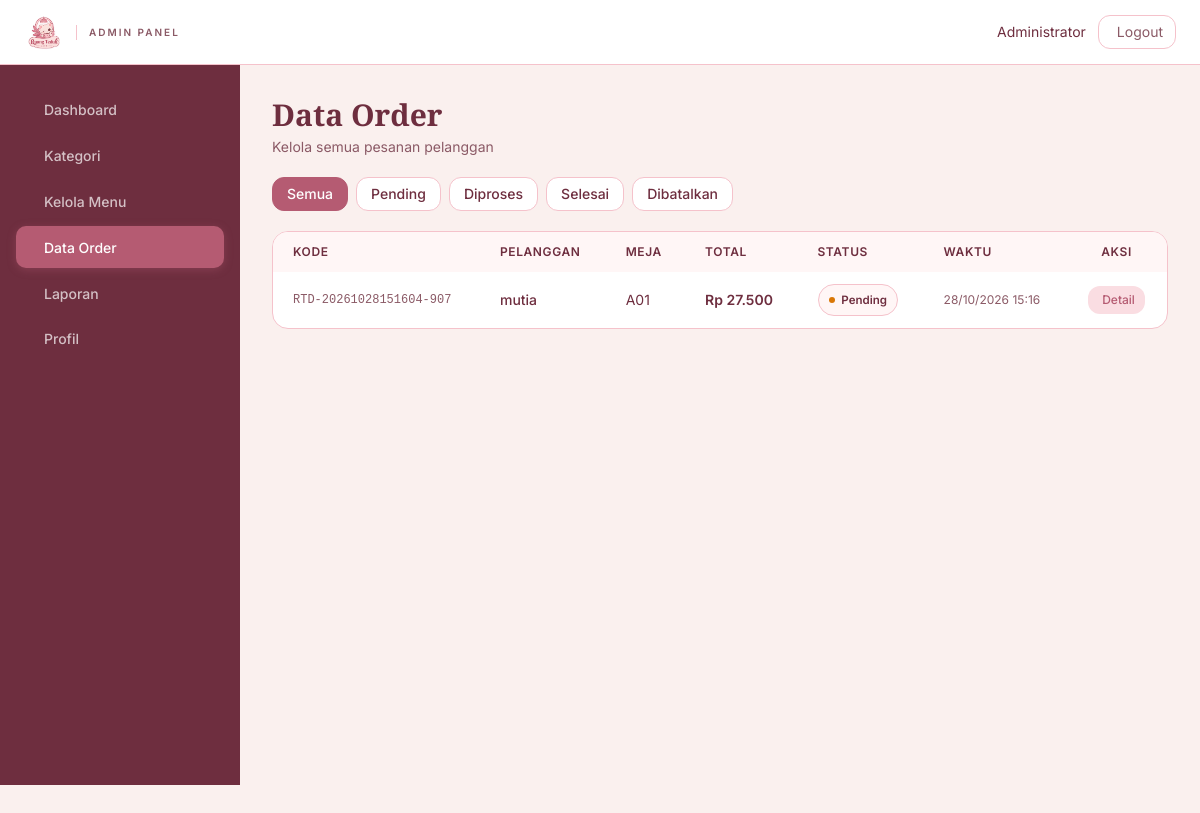
Page /admin/order.php (signed in) on the committed database.
### tables this page shows
CREATE TABLE `orders` (
  `id` int(11) UNSIGNED NOT NULL,
  `kode_order` varchar(30) NOT NULL,
  `pelanggan_id` int(11) UNSIGNED NOT NULL,
  `no_meja` varchar(10) NOT NULL,
  `subtotal` decimal(12,2) NOT NULL DEFAULT 0.00,
  `pajak` decimal(12,2) NOT NULL DEFAULT 0.00,
  `total_harga` decimal(12,2) NOT NULL DEFAULT 0.00,
  `metode_bayar` enum('cash','qris','debit','transfer') NOT NULL DEFAULT 'cash',
  `status` enum('pending','diproses','selesai','dibatalkan') NOT NULL DEFAULT 'pending',
  `catatan` text DEFAULT NULL,
  `waktu_order` datetime NOT NULL DEFAULT current_timestamp(),
  `waktu_selesai` datetime DEFAULT NULL,
  `created_at` timestamp NOT NULL DEFAULT current_timestamp()
);

CREATE TABLE `pelanggan` (
  `id` int(11) UNSIGNED NOT NULL,
  `nama` varchar(100) NOT NULL,
  `no_hp` varchar(20) DEFAULT NULL,
  `no_meja` varchar(10) NOT NULL,
  `waktu_datang` datetime NOT NULL DEFAULT current_timestamp(),
  `created_at` timestamp NOT NULL DEFAULT current_timestamp()
);

### includes/helpers.php (called while the page is built, shortened)
<?php
if (!function_exists('rupiah')) {
    function rupiah($angka) {
        return "Rp " . number_format((float)$angka, 0, ',', '.');
    }
}
?>

### admin/order.php (the view, shortened to what this page needs)
<?php
require_once '../includes/auth.php';
$filter = $_GET['status'] ?? '';
$where = "";
$q = mysqli_query($koneksi, "SELECT o.*, p.nama FROM orders o
    JOIN pelanggan p ON o.pelanggan_id = p.id
    $where ORDER BY o.waktu_order DESC");
include '../includes/header.php';
?>
<div class="min-h-screen bg-cream">
    <nav class="bg-white border-b border-border-pink py-3 px-6 sticky top-0 z-50">
        <div class="flex items-center justify-between">
            <a href="<?= $base_url; ?>admin/dashboard.php" class="flex items-center gap-3">
                <img src="<?= $base_url; ?>assets/logo-brand.png" alt="Ruang Teduh" class="h-10 w-auto object-contain">
                <span class="hidden md:inline text-[10px] uppercase tracking-[2px] text-berry-soft font-semibold pl-3 border-l border-border-pink">Admin Panel</span>
            </a>
            <div class="flex items-center gap-3">
                <span class="text-sm text-berry hidden sm:block"><?= htmlspecialchars($_SESSION['admin_nama']); ?></span>
                <a href="<?= $base_url; ?>admin/logout.php" class="inline-flex items-center gap-1.5 px-3 py-1.5 rounded-md border border-border-pink text-sm text-berry-soft hover:border-rose-dusty hover:text-rose-dusty transition-colors">
                    <i class="ph ph-sign-out"></i> Logout
                </a>
            </div>
        </div>
    </nav>
    <div class="flex">
        <aside class="sidebar-admin w-60 flex-shrink-0 hidden md:block">
            <ul class="space-y-1">
                <li><a href="<?= $base_url; ?>admin/dashboard.php" class="nav-link"><i class="ph ph-house text-lg"></i> Dashboard</a></li>
                <li><a href="<?= $base_url; ?>admin/kategori.php" class="nav-link"><i class="ph ph-tag text-lg"></i> Kategori</a></li>
                <li><a href="<?= $base_url; ?>admin/menu.php" class="nav-link"><i class="ph ph-coffee text-lg"></i> Kelola Menu</a></li>
                <li><a href="<?= $base_url; ?>admin/order.php" class="nav-link active"><i class="ph ph-receipt text-lg"></i> Data Order</a></li>
                <li><a href="<?= $base_url; ?>admin/laporan.php" class="nav-link"><i class="ph ph-chart-line-up text-lg"></i> Laporan</a></li>
                <li><a href="<?= $base_url; ?>admin/profil.php" class="nav-link"><i class="ph ph-user-circle text-lg"></i> Profil</a></li>
            </ul>
        </aside>
        <main class="flex-1 p-6 lg:p-8 min-w-0">
            <div class="mb-5">
                <h1 class="font-display text-2xl md:text-3xl font-bold text-berry mb-1">Data Order</h1>
                <p class="text-sm text-berry-soft">Kelola semua pesanan pelanggan</p>
            </div>
            <div class="flex flex-wrap gap-2 mb-5">
                <?php
                $tabs = [
                    '' => 'Semua',
                    'pending' => 'Pending',
                    'diproses' => 'Diproses',
                    'selesai' => 'Selesai',
                    'dibatalkan' => 'Dibatalkan',
                ];
                foreach ($tabs as $val => $label):
                    $active = $filter === $val;
                ?>
                <a href="<?= $base_url; ?>admin/order.php<?= $val ? '?status=' . $val : ''; ?>"
                   class="<?= $active ? 'bg-rose-dusty text-white border-rose-dusty' : 'bg-white text-berry border-border-pink hover:border-rose-dusty' ?> px-3.5 py-1.5 rounded-md border text-sm font-medium transition-colors">
                    <?= $label; ?>
                </a>
                <?php endforeach; ?>
            </div>
            <div class="bg-white rounded-lg border border-border-pink overflow-hidden">
                <div class="overflow-x-auto">
                    <table class="w-full text-sm">
                        <thead class="bg-cream-alt">
                            <tr class="text-left">
                                <th class="px-5 py-3 font-semibold text-berry text-xs uppercase tracking-wider">Kode</th>
                                <th class="px-5 py-3 font-semibold text-berry text-xs uppercase tracking-wider">Pelanggan</th>
                                <th class="px-5 py-3 font-semibold text-berry text-xs uppercase tracking-wider">Meja</th>
                                <th class="px-5 py-3 font-semibold text-berry text-xs uppercase tracking-wider">Total</th>
                                <th class="px-5 py-3 font-semibold text-berry text-xs uppercase tracking-wider">Status</th>
                                <th class="px-5 py-3 font-semibold text-berry text-xs uppercase tracking-wider">Waktu</th>
                                <th class="px-5 py-3 font-semibold text-berry text-xs uppercase tracking-wider text-center">Aksi</th>
                            </tr>
                        </thead>
                        <tbody class="divide-y divide-border-pink">
                            <?php while ($o = mysqli_fetch_assoc($q)): ?>
                            <tr class="hover:bg-cream-alt/50">
                                <td class="px-5 py-3 font-mono text-xs text-berry-soft"><?= $o['kode_order']; ?></td>
                                <td class="px-5 py-3 font-medium text-berry"><?= htmlspecialchars($o['nama']); ?></td>
                                <td class="px-5 py-3 text-berry"><?= $o['no_meja']; ?></td>
                                <td class="px-5 py-3 font-semibold text-berry"><?= rupiah($o['total_harga']); ?></td>
                                <td class="px-5 py-3">
                                    <span class="badge-status" data-status="<?= $o['status']; ?>">
                                        <span class="dot"></span>
                                        <?= ucfirst($o['status']); ?>
                                    </span>
                                </td>
                                <td class="px-5 py-3 text-berry-soft text-xs"><?= date('d/m/Y H:i', strtotime($o['waktu_order'])); ?></td>
                                <td class="px-5 py-3 text-center">
                                    <a href="<?= $base_url; ?>admin/order_detail.php?id=<?= $o['id']; ?>"
                                       class="inline-flex items-center gap-1 px-2.5 py-1.5 rounded-md bg-blush-light text-rose-dusty hover:bg-rose-dusty hover:text-white transition-colors text-xs font-medium">
                                        <i class="ph ph-eye"></i> Detail
                                    </a>
                                </td>
                            </tr>
                            <?php endwhile; ?>
                        </tbody>
                    </table>
                </div>
            </div>
        </main>
    </div>
</div>
<?php include '../includes/footer.php'; ?>

### assets/css/style.css (style rules this page uses)
:root { --rose-dusty: #B55B72; --rose-dark: #A94F67; --rose-soft: #C97A8E; --blush: #F7C8D0; --blush-light:#FADDE2; --cream: #FAF0EE; --cream-alt: #FFF6F6; --berry: #6E2E3F; --berry-soft: #8B5A66; --border-pink:#F5C2CB; --white: #FFFFFF; --shadow-xs: 0 1px 2px rgba(110, 46, 63, 0.04); --shadow-sm: 0 2px 6px rgba(110, 46, 63, 0.06); --shadow-md: 0 4px 14px rgba(110, 46, 63, 0.08); --shadow-lg: 0 12px 32px rgba(110, 46, 63, 0.10); }
* { -webkit-font-smoothing: antialiased; -moz-osx-font-smoothing: grayscale; box-sizing: border-box; }
html { scroll-behavior: smooth; }
body { font-family: 'Inter', system-ui, -apple-system, sans-serif; background-color: var(--cream); color: var(--berry); line-height: 1.6; font-size: 15px; overflow-x: hidden; }
h1, h2, h3, h4, h5, h6 { font-family: 'Playfair Display', Georgia, serif; font-weight: 700; color: var(--berry); line-height: 1.25; }
a { text-decoration: none; color: inherit; transition: color 150ms ease; }
.badge-status { display: inline-flex; align-items: center; gap: 0.4rem; padding: 0.3rem 0.65rem; border-radius: 999px; font-size: 0.72rem; font-weight: 600; background: var(--cream-alt); color: var(--berry); border: 1px solid var(--border-pink); }
.badge-status .dot { width: 6px; height: 6px; border-radius: 50%; display: inline-block; }
.badge-status[data-status="pending"] .dot { background: #d97706; }
.sidebar-admin { background: var(--berry); min-height: calc(100vh - 80px); padding: 1.5rem 1rem; position: sticky; top: 80px; align-self: flex-start; height: calc(100vh - 80px); overflow-y: auto; }
.sidebar-admin .nav-link { display: flex; align-items: center; gap: 0.75rem; padding: 0.65rem 1rem; border-radius: 10px; color: rgba(255, 255, 255, 0.7); font-weight: 500; font-size: 0.875rem; margin-bottom: 0.25rem; transition: all 150ms ease; }
.sidebar-admin .nav-link.active { background: var(--rose-dusty); color: var(--white); box-shadow: 0 2px 8px rgba(181, 91, 114, 0.35); }

### rows in the picture
orders: kode_order "RTD-20261028151604-907", pelanggan.nama "mutia", no_meja "A01", total_harga "Rp 27.500", status "Pending", waktu_order "28/10/2026 15:16"

### other values in the picture
$_SESSION['admin_nama'] "Administrator"
$label "Semua"
$label "Pending"
$label "Diproses"
$label "Selesai"
$label "Dibatalkan"
